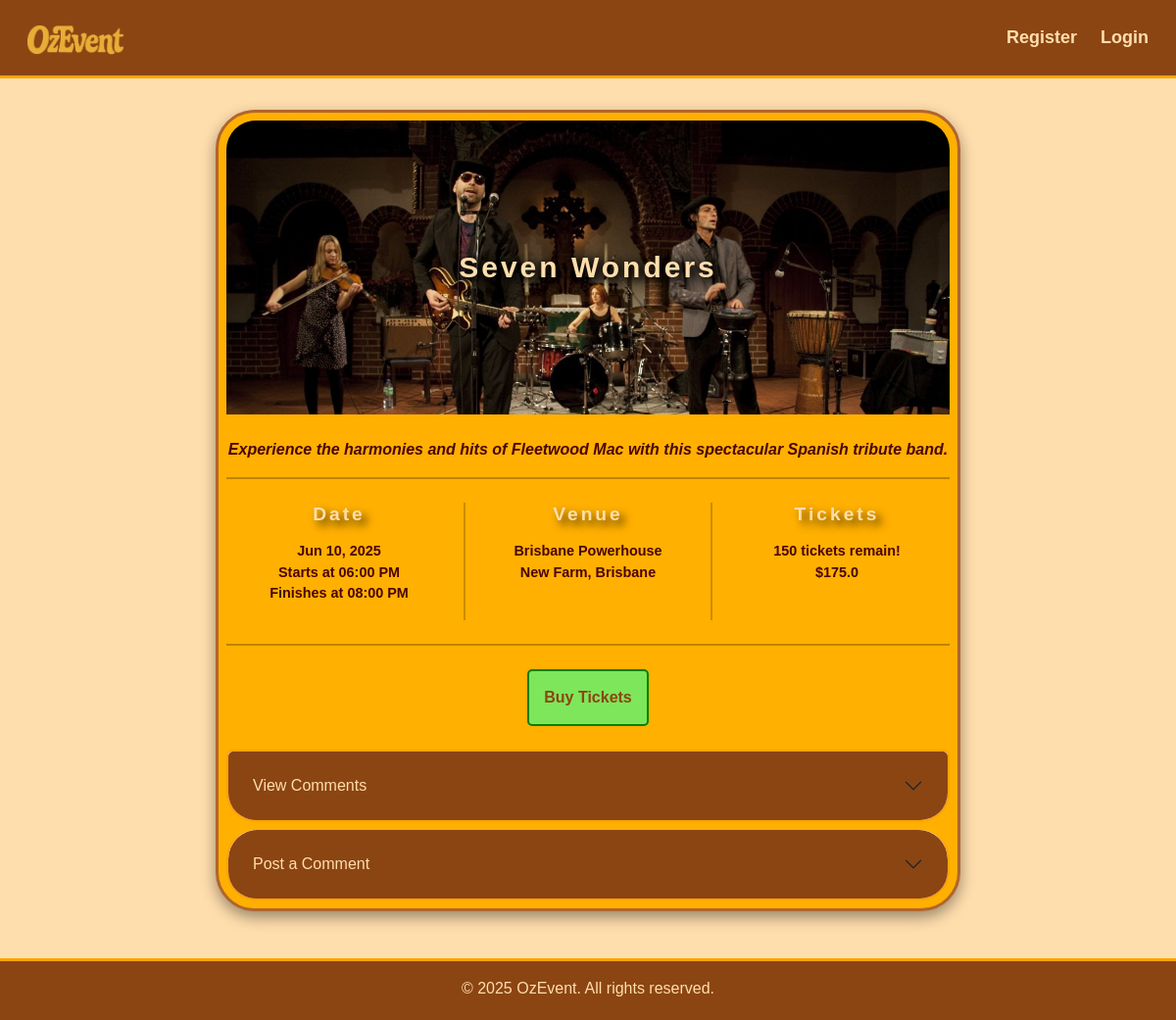
Screenshot of /events/2 with the database file from the repository.
### ozevent/models.py (models this page shows, shortened)
class Event(db.Model):
    __tablename__ = 'events'
    id = db.Column(db.Integer, primary_key=True)
    title = db.Column(db.String(100), index=True, nullable=False)
    artist = db.Column(db.String(100), index=True) # Artist announcements may be delayed
    genre = db.Column(db.String(50), index=True, nullable=False)
    venue = db.Column(db.String(150), index=True, nullable=False)
    location = db.Column(db.String(150), index=True, nullable=False)
    date = db.Column(db.Date, index=True, nullable=False)
    start_time = db.Column(db.Time, nullable=False)
    end_time = db.Column(db.Time, nullable=False)
    available_tickets = db.Column(db.Integer, nullable=False)
    ticket_price = db.Column(db.Float(5), nullable=False)
    short_description = db.Column(db.String(255), nullable=False)
    description = db.Column(db.Text, nullable=False)
    image = db.Column(db.String(400), nullable=False, default='/static/img/default.png')
    status = db.Column(db.String(50), index=True, nullable=False)
    comments = db.relationship('Comment', backref='event')
    bookings = db.relationship('Booking', backref='event')
    owner_id = db.Column(db.Integer, db.ForeignKey('users.id'), nullable=False)

### ozevent/events.py (the view)
@events_bp.route('/<event_id>')
def show(event_id):
    event = db.session.scalar(db.select(Event).where(Event.id==event_id))
    if not event:
        abort(404) # Triggers @app.errorhandler
    form = CommentForm()
    return render_template('events/show.html', event=event, form=form, heading=event.title)

### ozevent/templates/events/show.html (shortened to what this page needs)
{% extends 'base.html' %}
{% from 'bootstrap5/form.html' import render_form %}
{% block content %}
        <section>
            <div class="container mt-5 mb-5">
                <div class="row justify-content-center">
                    <div class="event-form col-11 col-sm-12 col-md-10 col-lg-9 col-xl-8 col-xxl-7 p-2">
                        <form id="bookingForm">
                            <div class="form-group row mb-4">
                                <div class="col-12 text-center position-relative">
                                    <img src="{{ url_for('static', filename='img/' ~ event.image) }}" alt="Event Image" class="event-image img-fluid w-100">
                                    <h1 class="form-title position-absolute top-50 start-50 translate-middle">{{ event.title }}</h1>
                                </div>
                            </div>
                            <div class="form-group row">
                                <div class="col-12">
                                    <div class="event-description text-center">
                                        <p>{{ event.description }}</p>
                                        <hr class="row-divider mb-4">
                                    </div>
                                </div>
                            </div>
                            <div class="form-group row text-center" id="middleText">
                                <div class="col-6 col-sm-4 mb-2">
                                    <h4 class="mb-3" id="middleHeading">Date</h4>
                                    <p>{{ event.date.strftime('%b %d, %Y') }}<br>Starts at {{ event.start_time.strftime('%I:%M %p') }}<br>Finishes at {{ event.end_time.strftime('%I:%M %p') }}</p>
                                </div>
                                <div class="col-6 col-sm-4 mb-2 column-divider">
                                    <h4 class="mb-3" id="middleHeading">Venue</h4>
                                    <p>{{ event.venue }}<br>{{ event.location }}</p>
                                </div>
                                <div class="col-12 col-sm-4">
                                    <h4 class="mb-3" id="middleHeading">Tickets</h4>
                                    <p>{{ event.available_tickets }} tickets remain!<br>${{ event.ticket_price }}</p>
                                </div>
                                <div>
                                    <hr class="row-divider mb-4">
                                </div>
                            </div>
                            <div class="form-group row text-center mb-4">
                                <div class="col-12">
                                    <button type="button" class="btn" id="buyTicketsBtn" data-bs-toggle="modal" data-bs-target="#bookingModal" aria-label="Buy Tickets">Buy Tickets</button>
                                </div>
                            </div>
                            <div class="accordion">
                                <div class="accordion-item mb-2">
                                    <h2 class="accordion-header" aria-labelledby="viewCommentsHeading">
                                        <button class="accordion-button collapsed" type="button" data-bs-toggle="collapse"
                                        data-bs-target="#collapseComments" aria-expanded="false" aria-controls="collapseComments">View Comments</button>
                                    </h2>
                                </div>
                                <div class="accordion-item">
                                    <h2 class="accordion-header" aria-labelledby="postCommentsHeading">
                                        <button class="accordion-button collapsed" type="button" data-bs-toggle="collapse"
                                        data-bs-target="#collapsePostComment" aria-expanded="false" aria-controls="#collapsePostComment">Post a Comment</button>
                                    </h2>
                                </div>
                        </form>
                    </div>
                </div>
            </div>
        </section>
{% endblock %}

### ozevent/templates/base.html (shortened to what this page needs)
<!DOCTYPE html>
<html lang="en">
<head>
    <link href="https://cdn.jsdelivr.net/npm/bootstrap@5.3.3/dist/css/bootstrap.min.css" rel="stylesheet">
    <link rel="stylesheet" type="text/css" href="{{ url_for('static', filename='style/main.css') }}">
</head>
<body>
    <header>
        <nav class="navbar navbar-expand-sm fixed-top">
            <div class="container-fluid">
                <a class="navbar-brand mx-auto" href="{{ url_for('main.index') }}">
                    <img src="{{ url_for('static', filename='img/brand_logo.png') }}" alt="OzEvent Logo" class="d-inline-block align-text-top img-fluid">
                </a>
                <div class="collapse navbar-collapse" id="navbarSupportedContent">
                    <ul class="navbar-nav ms-auto">
                        {% if current_user.is_authenticated %}
                            <a class="nav-item nav-link disabled text-muted" href="#">Welcome {{current_user.firstname}}</a>
                            <li class="nav-item ms-2 me-2"><a class="nav-link" href="{{ url_for('events.create') }}">Create Event</a></li>
                            <li class="nav-item me-2"><a class="nav-link" href="{{ url_for('events.owned_events') }}">Manage Events</a></li>
                            <li class="nav-item me-2"><a class="nav-link" href="{{ url_for('booking.bookings') }}">My Bookings</a></li>
                            <li class="nav-item d-none d-lg-block me-1"><a class="nav-link" href="#" data-bs-toggle="modal" data-bs-target="#logoutModal">Sign Out</a></li>
                        {% else %}
                            <li class="nav-item me-2"><a class="nav-link" href="{{ url_for('auth.register') }}">Register</a></li>
                            <li class="nav-item me-2"><a class="nav-link" href="{{ url_for('auth.login') }}">Login</a></li>
                        {% endif %}
                    </ul>
                </div>
            </div>
        </nav>
    </header>
    {% block content %}
    {% endblock %}
    <footer class="footer text-center pt-3 pb-1">
        <p>&copy; {{ year }} OzEvent. All rights reserved.</p>
    </footer>
</body>
</html>

### ozevent/static/style/main.css (style rules this page uses)
body { background: #FFDEAD; font-family: 'Lucida Sans', 'Lucida Sans Regular', 'Lucida Grande', sans-serif; padding-top: 64px; min-height: 100vh; }
.navbar { background: #8B4513; border-bottom: 3px solid #FFA305; }
.navbar-brand img { margin-left: 15px; max-height: 100px; max-width: 100px; transition: transform 0.3s ease; }
.navbar-nav, .offcanvas, .offcanvas .dropdown-menu { font-family: inherit; }
.navbar-nav .nav-link, .navbar-nav .dropdown-toggle, .navbar-nav .dropdown-menu .dropdown-item { font-size: clamp(1rem, 1.5vw, 1.2rem); font-weight: 600; color: #FFDEAD; white-space: nowrap; line-height: 2.5; padding: 0.5rem 1rem; transition: all 0.3s ease; }
.event-form { font-family: inherit; color: #4A0404; font-weight: 600; background: #FFB000; padding: 40px; border-radius: 40px; border: 3px solid #B1652E; box-shadow: 0 6px 15px rgba(0, 0, 0, 0.4); }
.form-title { font-size: clamp(2rem, 3vw, 4rem); font-weight: bold; color: #FFDEAD; white-space: nowrap; text-shadow: 3px 3px 6px rgba(0, 0, 0, 0.6); letter-spacing: 3px; }
.form-group .btn, #postCommentBtn, #buyTicketsBtn, #cancelBtn { color: #8B4513; padding: 10px 20px; font-size: 1rem; font-weight: 600; border-radius: 5px; padding: 15px; transition: all 0.5s ease; }
#buyTicketsBtn { background: #7EE65A; border: 2px solid green; }
#bookingForm .form-title { font-size: clamp(1.5rem, 2.5vw, 3rem); position: absolute; top: 40%; left: 50%; padding: 0 1rem; transform: translate(-50%, -50%); text-shadow: 2px 2px 8px rgba(0, 0, 0, 1), 4px 4px 12px rgba(0, 0, 0, 0.9), 0 0 20px rgba(0, 0, 0, 0.8); }
#bookingForm .event-description { font-size: clamp(1rem, 1.3vw, 1.6rem); font-style: italic; }
#middleText { font-size: clamp(0.9rem, 1.2vw, 1.5rem); }
#middleHeading { font-size: clamp(1.1rem, 1.6vw, 2rem); font-weight: bold; color: #FFDEAD; text-shadow: 5px 5px 10px rgba(0, 0, 0, 0.8); letter-spacing: 3px; }
.column-divider { border-left: 2px solid rgba(0, 0, 0, 0.2); border-right: 2px solid rgba(0, 0, 0, 0.2); }
.row-divider { border: 1px solid black; }
.event-image { width: 100%; height: 300px; object-fit: cover; display: block; border-top-left-radius: 30px; border-top-right-radius: 30px; }
.accordion { background: transparent; }
.accordion-item { border: 2px solid #FFA305; background: #FFDEAD; border-radius: 30px; overflow: hidden; }
.accordion-button { background: #8B4513; color: #FFDEAD; padding: 25px; border: none; border-radius: 30px 30px 0 0; }
.footer { background: #8B4513; font-family: inherit; color: #FFDEAD; border-top: 3px solid #FFA305; }

### rows the page displays
Event: image (picture), title "Seven Wonders", description "Experience the harmonies and hits of Fleetwood Mac with this spectacular Spanish tribute band.", date "Jun 10, 2025", start_time "06:00 PM", end_time "08:00 PM", venue "Brisbane Powerhouse", location "New Farm, Brisbane", available_tickets "150", ticket_price "175.0"
